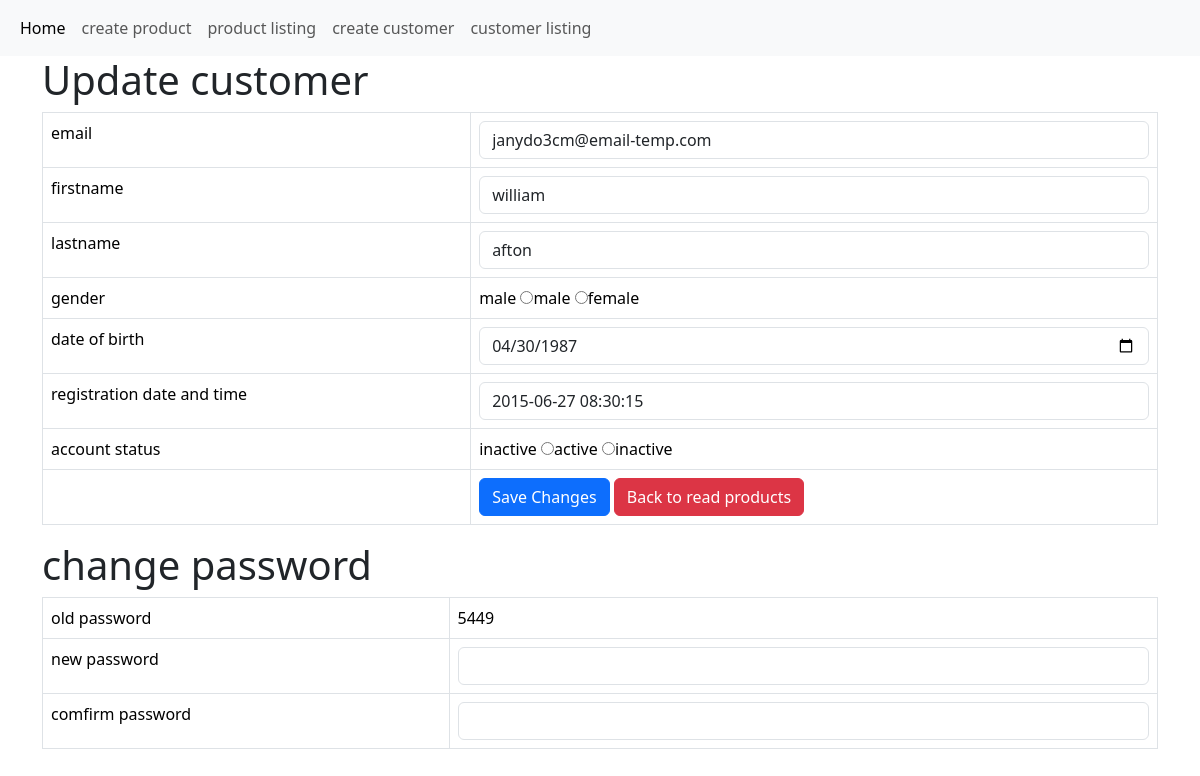
The app's page /customer_update.php?email=janydo3cm@email-temp.com with its own data.
### tables this page shows
CREATE TABLE IF NOT EXISTS `customer` (
  `email` varchar(50) NOT NULL,
  `password` int(11) NOT NULL,
  `firstname` varchar(50) NOT NULL,
  `lastname` varchar(50) NOT NULL,
  `gender` enum('male','female') NOT NULL,
  `date_of_birth` date NOT NULL,
  `registration_date_and_time` datetime NOT NULL,
  `account_status` enum('active','inactive') NOT NULL,
  PRIMARY KEY (`email`)
);

### customer_update.php (the view, shortened to what this page needs)
<!DOCTYPE HTML>
<html>
<?php include 'menu.php'?>
<head>
     <link href="https://cdn.jsdelivr.net/npm/bootstrap@5.3.3/dist/css/bootstrap.min.css" rel="stylesheet">
</head>
<body>
    <div class="container">
        <div class="page-header">
            <h1>Update customer</h1>
        </div>
        <?php
$email = isset($_GET['email']) ? $_GET['email'] : die('ERROR: Record ID not found.');
include 'config/database.php';
try {
    $query = "SELECT * FROM customer WHERE email = ? LIMIT 0,1";
    $stmt = $con->prepare( $query );
    $stmt->bindParam(1, $email);
    $stmt->execute();
    $row = $stmt->fetch(PDO::FETCH_ASSOC);
    $email = $row['email'];
    $password = $row['password'];
    $firstname = $row['firstname'];
    $lastname = $row['lastname'];
    $gender = $row['gender'];
    $date_of_birth = $row['date_of_birth'];
    $registration_date_and_time = $row['registration_date_and_time'];
    $account_status = $row['account_status'];
}
catch(PDOException $exception){
    die('ERROR: ' . $exception->getMessage());
}
?>
<form action="<?php echo htmlspecialchars($_SERVER["PHP_SELF"] . "?email={$email}");?>" method="post">
    <table class='table table-hover table-responsive table-bordered'>
        <tr>
            <td>email</td>
            <td><input type='text' name='email' value="<?php echo $email;  ?>" class='form-control' /></td>
        </tr>
        <tr>
            <td>firstname</td>
            <td><input type='text' name='first_name' value="<?php echo $firstname;  ?>" class='form-control' /></td>
        </tr>
        <tr>
            <td>lastname</td>
            <td><input type='text' name='last_name' value="<?php echo $lastname;  ?>" class='form-control' /></td>
        </tr>
        <tr>
            <td>gender</td>
            <td><?php echo $gender;  ?>
            <input type='radio' name='gender'  />male
            <input type='radio' name='gender'  />female</td>
        </tr>
        <tr>
            <td>date of birth</td>
            <td><input type='date' name='date_of_birth' value="<?php echo $date_of_birth;  ?>" class='form-control' /></td>
        </tr>
        <tr>
            <td>registration date and time</td>
            <td><input type='datetime' name='registration_date_and_time' value="<?php echo $registration_date_and_time;  ?>" class='form-control' /></td>
        </tr>
        <tr>
            <td>account status</td>
            <td><?php echo $account_status;  ?>
            <input type='radio' name='gender'  />active
            <input type='radio' name='gender'  />inactive</td>
        </tr>
        <tr>
        <tr>
            <td></td>
            <td>
                <input type='submit' value='Save Changes' class='btn btn-primary' />
                <a href='customer_listing.php' class='btn btn-danger'>Back to read products</a>
            </td>
        </tr>
    </table>
</form>
<h1>change password</h1>
    <table class='table table-hover table-responsive table-bordered'>
        <tr>
            <td>old password</td>
            <td><?php echo $password;  ?></td>
        </tr>
        <tr>
            <td>new password</td>
            <td><input type="password" name='password' class='form-control'></input>
            </td>
        </tr>
        <tr>
            <td>comfirm password</td>
            <td><input type="password" name='password' class='form-control'></input></td>
        </tr>
    </table>
   </div>
</body>
</html>

### records on screen
customer: email "janydo3cm@email-temp.com", first_name "william", last_name "afton", gender "male", date_of_birth "04/30/1987", registration_date_and_time "2015-06-27 08:30:15", account_status "inactive", password "5449"
